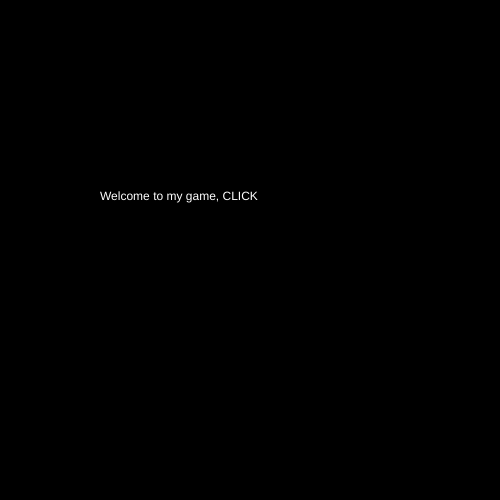
Frame 1 (no input)
Frame 60 (no input): identical to frame 1, image omitted
Frame 120 (the mouse pressed at the canvas centre since frame 60): identical to frame 1, image omitted

The p5.js sketch that drew this single still picture (run headless with seeded random() and noise() and a simulated clock; from frame 60 on, the mouse is pressed at the canvas centre):

// p5.js sketch
// ── sketch.js
let cars = [];
let maxCars = 5;
let maxTimer = 5 * 60;
let timer = 0;
let frogPos;
let state = 0;

function setup() {
  createCanvas(500, 500);

  // Spawn the cars
  for (let i = 0; i < maxCars; i++) {
    cars.push(new Car());
  }

  frogPos = createVector(width / 2, height - 100);
}

function draw() {

  switch (state) {
    case 0:
    background('black');
    fill("white");
    text("Welcome to my game, CLICK", 100, 200);
      break;

    case 1:
      game();
      timer++;
      if (timer > maxTimer) {
        timer = 0;
        state = 3; //lose state
      }
      break;

    case 2: //win
    background('black');
    fill("white");
    text("You won, click", 100, 200);
      break;

    case 3: //lose
    background('black');
    fill("white");
    text("you lost, CLICK", 100, 200);
      break;

  }
}

function mouseReleased() {
  switch(state) {
    case 0:
    state = 1 ;
    break;

    case 2: //they won and clocked to restart
    resetTheGame();
    state = 0;
    break;

    case 3: //they lost clicked to restart
    resetTheGame();
    state = 0;
    break;
  }

}

function resetTheGame() {
  timer = 0;
  cars = [];
  for (let i = 0; i < maxCars; i++) {
    cars.push(new Car());
  }

}


function game() {
  background(100);

  // do some actions on the object
  for (let i = 0; i < cars.length; i++) {
    cars[i].display();
    cars[i].move();

    if (cars[i].pos.dist(frogPos) < 50) {
      cars.splice(i, 1);
    }
  }

  //check to see if array == 0
  if (cars.length == 0){
    state = 2 ;

  }

  //Here is my frog
  checkForKeys();
  fill('green');
  ellipse(frogPos.x, frogPos.y, 75, 75);


}

function checkForKeys() {
  if (keyIsDown(LEFT_ARROW)) frogPos.x -= 5;
  if (keyIsDown(RIGHT_ARROW)) frogPos.x += 5;
  if (keyIsDown(UP_ARROW)) frogPos.y -= 5;
  if (keyIsDown(DOWN_ARROW)) frogPos.y += 5;

  if (frogPos.x > width) frogPos.x = width;
  if (frogPos.y > height) frogPos.y = height;

}



// Car class
class Car {

  // constructor and attributes
  constructor() {
    this.pos = createVector(100, 100);
    this.vel = createVector(random(-5, 5), random(-5, 5));
    this.col = color(random(255), random(255), random(255));
    this.width = random(30, 70);
  }

  // methods

  display() {
    fill(this.col);
    rect(this.pos.x, this.pos.y, this.width, 25);
    //textSize(this.width) ;
    //text("WOOHOO", this.pos.x, this.pos.y);
    //image();
  }

  move() {
    this.pos.add(this.vel);
    if (this.pos.x > width) this.pos.x = 0;
    if (this.pos.x < 0) this.pos.x = width;
    if (this.pos.y > height) this.pos.y = 0;
    if (this.pos.y < 0) this.pos.y = height;

  }

}
